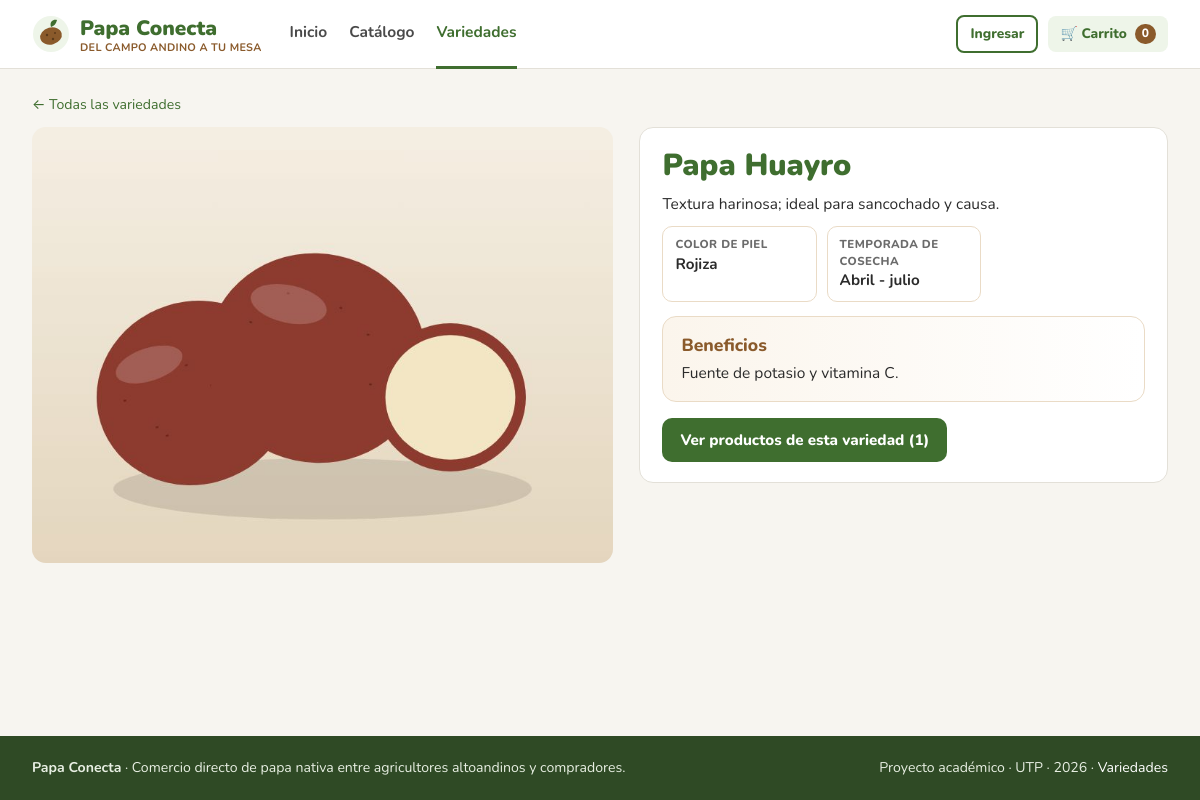
Page /index.php?r=variedad&id=1 on the committed database.
### tables this page shows
CREATE TABLE variedad_papa (
  id_variedad  INT         NOT NULL AUTO_INCREMENT,
  nombre       VARCHAR(60) NOT NULL,
  color_piel   VARCHAR(30) NOT NULL,
  temporada    VARCHAR(30) NOT NULL,
  beneficios   TEXT        NULL,
  descripcion  TEXT        NULL,
  CONSTRAINT pk_variedad PRIMARY KEY (id_variedad),
  CONSTRAINT uq_variedad_nombre UNIQUE (nombre)
);

### app/core/Controller.php (called while the page is built, shortened)
<?php
class Controller
{
    public function vista(string $nombre, array $datos = []): void
    {
        extract($datos, EXTR_SKIP);
        require RAIZ . '/app/views/layout/cabecera.php';
        require RAIZ . "/app/views/$nombre.php";
        require RAIZ . '/app/views/layout/pie.php';
    }
    protected function entero(string $clave, ?array $origen = null): int
    {
        $origen ??= $_GET;
        return filter_var($origen[$clave] ?? null, FILTER_VALIDATE_INT, ['options' => ['min_range' => 1]]) ?: 0;
    }
}

### app/controllers/VariedadController.php (called while the page is built, shortened)
<?php
class VariedadController extends Controller
{
    public function detalle(): void
    {
        $id = $this->entero('id');
        $variedad = $id ? (new VariedadModel())->obtener($id) : null;
        $this->vista('variedades/detalle', [
            'titulo'    => 'Papa ' . $variedad['nombre'],
            'variedad'  => $variedad,
            'productos' => (new ProductoModel())->listarActivos(['id_variedad' => $id]),
        ]);
    }
}

### app/core/Router.php (called while the page is built, shortened)
<?php
class Router
{
    public function despachar(string $ruta): void
    {
        $ruta = trim($ruta, '/');
        try {
            [$clase, $accion] = $this->rutas[$ruta];
            (new $clase())->$accion();
        } catch (PDOException $e) {
            error_log('[Papa Conecta] ' . $e->getMessage());
            http_response_code(500);
            (new Controller())->vista('layout/error', ['titulo' => 'Error de base de datos',
                'mensaje' => 'No se pudo completar la operación. Verifica que MySQL esté iniciado en XAMPP '
                           . 'y que la base de datos papa_conecta exista (config/config.php).']);
        } catch (Throwable $e) {
            error_log('[Papa Conecta] ' . $e);
            http_response_code(500);
            (new Controller())->vista('layout/error', ['titulo' => 'Algo salió mal',
                'mensaje' => 'No se pudo completar la operación. Vuelve a intentarlo.']);
        }
    }
}

### public/index.php (called while the page is built, shortened)
<?php
$config = require RAIZ . '/config/config.php';
spl_autoload_register(function (string $clase): void {
    foreach (['core', 'interfaces', 'models', 'controllers'] as $carpeta) {
        $archivo = RAIZ . "/app/$carpeta/$clase.php";
        if (is_file($archivo)) {
            return;
        }
    }
});
require RAIZ . '/app/core/funciones.php';
$router = new Router([
    ''                     => ['InicioController', 'index'],
    'catalogo'             => ['CatalogoController', 'index'],
    'producto'             => ['CatalogoController', 'detalle'],
    'variedades'           => ['VariedadController', 'index'],
    'variedad'             => ['VariedadController', 'detalle'],
    'carrito'              => ['CarritoController', 'ver'],
    'carrito/agregar'      => ['CarritoController', 'agregar'],
    'carrito/actualizar'   => ['CarritoController', 'actualizar'],
    'carrito/quitar'       => ['CarritoController', 'quitar'],
    'pedido/confirmar'     => ['PedidoController', 'confirmar'],
    'pedido/resumen'       => ['PedidoController', 'resumen'],
    'login'                => ['AuthController', 'login'],
    'logout'               => ['AuthController', 'logout'],
    'registro'             => ['AuthController', 'registro'],
    'agricultor/productos' => ['AgricultorController', 'productos'],
    'agricultor/publicar'  => ['AgricultorController', 'publicar'],
    'agricultor/editar'    => ['AgricultorController', 'editar'],
    'agricultor/baja'      => ['AgricultorController', 'baja'],
    'agricultor/reenviar'  => ['AgricultorController', 'reenviar'],
    'admin/moderar'        => ['AdminController', 'moderar'],
    'admin/revisar'        => ['AdminController', 'revisar'],
    'admin/decidir'        => ['AdminController', 'decidir'],
]);
$router->despachar((string) ($_GET['r'] ?? ''));

### app/core/funciones.php (called while the page is built, shortened)
<?php
function e(mixed $valor): string
{
    return htmlspecialchars((string) $valor, ENT_QUOTES, 'UTF-8');
}
function url(string $ruta = '', array $params = []): string
{
    $partes = [];
    if ($ruta !== '') {
        $partes[] = 'r=' . str_replace('%2F', '/', rawurlencode($ruta));
    }
    if ($params) {
        $partes[] = http_build_query($params);
    }
    return 'index.php' . ($partes ? '?' . implode('&', $partes) : '');
}
function slug(string $texto): string
{
    $t = strtr(mb_strtolower($texto), ['á' => 'a', 'é' => 'e', 'í' => 'i', 'ó' => 'o', 'ú' => 'u', 'ñ' => 'n', 'ü' => 'u']);
    return trim(preg_replace('/[^a-z0-9]+/', '-', $t), '-');
}
function imagenVariedad(string $nombre): string
{
    $archivo = 'assets/img/variedades/' . slug($nombre) . '.jpg';
    return is_file(PUBLICO . '/' . $archivo) ? $archivo : 'assets/img/sin-foto.svg';
}

### config/config.php (called while the page is built)
<?php
return [
    'bd' => [
        'host'    => 'localhost',
        'puerto'  => 3306,
        'nombre'  => 'papa_conecta',
        'usuario' => 'root',
        'clave'   => '',
    ],
    'app' => [
        'nombre'       => 'Papa Conecta',
        'foto_max_mb'  => 2,
        'zona_horaria' => 'America/Lima',
        'mostrar_errores' => false,
    ],
];

### app/core/Conexion.php (called while the page is built)
<?php
class Conexion implements IConexion
{
    private static ?PDO $pdo = null;
    public static function obtener(): PDO
    {
        if (self::$pdo === null) {
            $cfg = (require RAIZ . '/config/config.php')['bd'];
            $dsn = "mysql:host={$cfg['host']};port={$cfg['puerto']};dbname={$cfg['nombre']};charset=utf8mb4";
            self::$pdo = new PDO($dsn, $cfg['usuario'], $cfg['clave'], [
                PDO::ATTR_ERRMODE            => PDO::ERRMODE_EXCEPTION,
                PDO::ATTR_DEFAULT_FETCH_MODE => PDO::FETCH_ASSOC,
                PDO::ATTR_EMULATE_PREPARES   => false,
            ]);
        }
        return self::$pdo;
    }
}

### app/models/VariedadModel.php (called while the page is built, shortened)
<?php
class VariedadModel implements IVariedad
{
    private PDO $bd;
    public function __construct()
    {
        $this->bd = Conexion::obtener();
    }
    public function obtener(int $idVariedad): ?array
    {
        $st = $this->bd->prepare('SELECT * FROM variedad_papa WHERE id_variedad = ?');
        $st->execute([$idVariedad]);
        return $st->fetch() ?: null;
    }
}

### app/views/variedades/detalle.php (the view, shortened to what this page needs)
<div class="contenedor">
  <p class="small" style="margin-bottom:12px"><a href="<?= url('variedades') ?>">← Todas las variedades</a></p>
  <div class="detalle">
    <div class="foto-grande"><img src="<?= e(imagenVariedad($variedad['nombre'])) ?>" alt="Papa <?= e($variedad['nombre']) ?>"></div>
    <div class="card pad">
      <h1 style="font-size:1.9rem">Papa <?= e($variedad['nombre']) ?></h1>
      <p style="margin:10px 0"><?= e($variedad['descripcion']) ?></p>
      <div class="datos-origen">
        <div class="dato"><span>Color de piel</span><b><?= e($variedad['color_piel']) ?></b></div>
        <div class="dato"><span>Temporada de cosecha</span><b><?= e($variedad['temporada']) ?></b></div>
      </div>
      <div class="origen" style="margin-top:14px"><h3>Beneficios</h3><p style="margin-top:4px"><?= e($variedad['beneficios']) ?></p></div>
      <a class="btn pri" style="margin-top:16px" href="<?= url('catalogo', ['f' => 1, 'variedad' => $variedad['id_variedad'], 'disponibles' => 1]) ?>">Ver productos de esta variedad (<?= count($productos) ?>)</a>
    </div>
  </div>
</div>

### public/assets/css/estilos.css (style rules this page uses)
:root { --verde: #3F6E2F; --verde2: #5A8F43; --verdecl: #EEF5E9; --tierra: #8A5A2B; --crema: #FBF5EC; --txt: #2B2B2B; --gris: #6B6B6B; --borde: #E3E0D8; --ambar: #B8860B; --rojo: #B3261E; --fondo: #F7F5F0; --radio: 14px; }
* { box-sizing: border-box; margin: 0; padding: 0; }
html { -webkit-text-size-adjust: 100%; }
body { font-family: 'Nunito', system-ui, -apple-system, 'Segoe UI', Roboto, Arial, sans-serif; color: var(--txt); background: var(--fondo); font-size: 15.5px; line-height: 1.45; min-height: 100vh; display: flex; flex-direction: column; }
a { color: var(--verde); text-decoration: none; }
img { max-width: 100%; display: block; }
h1 { font-weight: 900; color: var(--verde); line-height: 1.15; }
h3 { font-weight: 800; font-size: 1.05rem; }
.small { font-size: .88rem; }
.contenedor { max-width: 1240px; margin: 0 auto; padding: 26px 32px; }
.btn { display: inline-flex; align-items: center; justify-content: center; gap: 8px; border-radius: 10px; font-weight: 800; padding: 11px 18px; border: 0; font-family: inherit; font-size: .95rem; cursor: pointer; text-decoration: none; transition: filter .15s, transform .05s; min-height: 44px; }
.btn.pri { background: var(--verde); color: #fff; }
.card { background: #fff; border: 1px solid var(--borde); border-radius: var(--radio); }
.pad { padding: 20px 22px; }
.detalle { display: grid; grid-template-columns: 1.1fr 1fr; gap: 26px; align-items: start; }
.detalle .foto-grande { border-radius: var(--radio); overflow: hidden; background: #EFE7D8; aspect-ratio: 4 / 3; }
.detalle .foto-grande img { width: 100%; height: 100%; object-fit: cover; }
.origen { background: linear-gradient(90deg, #FBF5EC, #fff); border: 1px solid #EADBC6; border-radius: var(--radio); padding: 16px 18px; }
.origen h3 { color: var(--tierra); font-size: 1.1rem; }
.datos-origen { display: grid; grid-template-columns: repeat(auto-fill, minmax(150px, 1fr)); gap: 10px; margin-top: 10px; }
.dato { background: #fff; border: 1px solid #EADBC6; border-radius: 10px; padding: 9px 12px; }
.dato span { display: block; color: var(--gris); font-size: .72rem; font-weight: 800; text-transform: uppercase; letter-spacing: .4px; }
.dato b { font-size: .95rem; }

### rows in the picture
variedad_papa: nombre "Huayro", descripcion "Textura harinosa; ideal para sancochado y causa.", color_piel "Rojiza", temporada "Abril - julio", beneficios "Fuente de potasio y vitamina C."

### other values in the picture
$carritoCantidad "0"
count($productos) "1"
